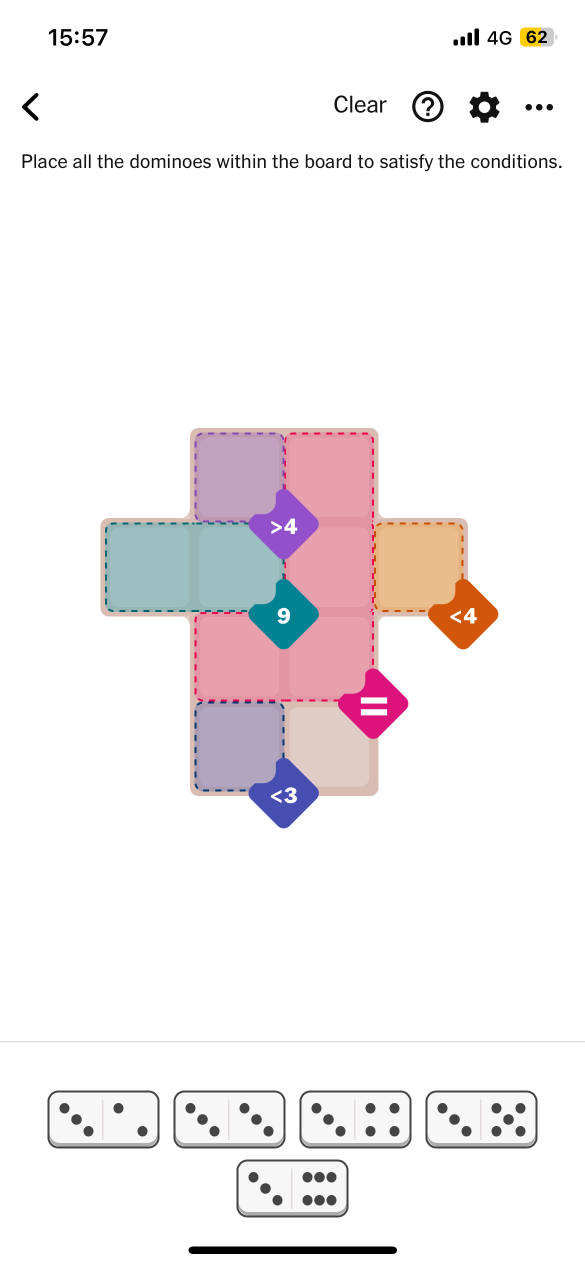
#> input picture data/samples/IMG_0653 2.PNG, 1170 x 2532 px (shown at 1/2 size)
$ python -i cell_grid.py   (imports and definitions only)
#> lines starting #> are read from the running program, lines starting #| are printed output that depends on the picture; after the words box and inside, x2 and y2 are one past the last pixel; in counts of white or black regions, pixels touching at a corner belong together
# Vision/cell_grid.py
from __future__ import annotations
import cv2
import numpy as np
from dataclasses import dataclass, asdict
from typing import List, Tuple, Optional, Dict

# --------------------------- Models ---------------------------

@dataclass
class Cell:
    id: int
    row: int
    col: int
    bbox: Tuple[int, int, int, int]   # x, y, w, h
    center: Tuple[int, int]
    section: Optional[int] = None

@dataclass
class GridResult:
    pitch: float
    offset: Tuple[int, int]           # (dx, dy)
    cells: List[Cell]
    debug: Dict[str, float]

@dataclass
class CellDetectConfig:
    # ADAPTIVE PITCH DETECTION - relative to image size
    pitch_min_ratio: float = 0.10
    pitch_max_ratio: float = 0.45

    # Absolute bounds as safety rails
    absolute_pitch_min: int = 50
    absolute_pitch_max: int = 500

    # Practical bounds for typical Pips boards
    practical_pitch_min: int = 105
    practical_pitch_max: int = 200

    # Core mask erosion (px; removes border bleed)
    core_erode_px: int = 2

    # Inner validation window
    core_frac: float = 0.60

    # Acceptance thresholds
    core_palette_thresh: float = 0.30
    overlap_thresh: float = 0.65
    void_max: float = 0.10

    # Phase search (fine)
    fine_phase_steps: Tuple[int, ...] = (4, 2, 1)

    # Placeable mask extras
    hsv_s_min: int = 22
    hsv_v_min: int = 115
    use_hsv_fallback_in_placeable: bool = True

    # Palette ΔE thresholds
    delta_e_core: float = 20.0
    delta_e_placeable: float = 22.0

# --------------------------- Palette helpers ---------------------------

def _hex_to_rgb(hex_str: str) -> Tuple[int, int, int]:
    h = hex_str.strip().lstrip('#')
    return tuple(int(h[i:i+2], 16) for i in (0, 2, 4))

# [7 lines left out: function _palette_to_lab, not called in this run]

def _rgb_to_lab_img(img_rgb: np.ndarray) -> np.ndarray:
    bgr = cv2.cvtColor(img_rgb, cv2.COLOR_RGB2BGR)
    return cv2.cvtColor(bgr, cv2.COLOR_BGR2LAB).astype(np.float32)

# [46 lines left out: functions _delta_e_min, _core_mask, _placeable_mask, not called in this run]

def _void_mask_white(img_rgb: np.ndarray) -> np.ndarray:
    bgr = cv2.cvtColor(img_rgb, cv2.COLOR_RGB2BGR)
#> bgr is the input picture: shape (2532, 1170, 3); mean B, G, R 240.5, 239.1, 243.6
    lab = cv2.cvtColor(bgr, cv2.COLOR_BGR2LAB)
#> lab: shape (2532, 1170, 3); mean of channels 0, 1, 2 241.7, 130, 128.1
    L, A, B = cv2.split(lab)
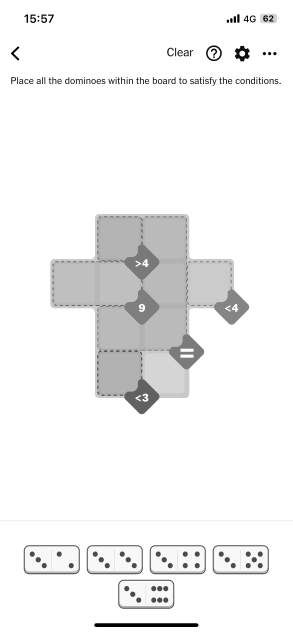
#> L: shape (2532, 1170) (shown at 1/4 size); min 0, max 255, mean 241.7
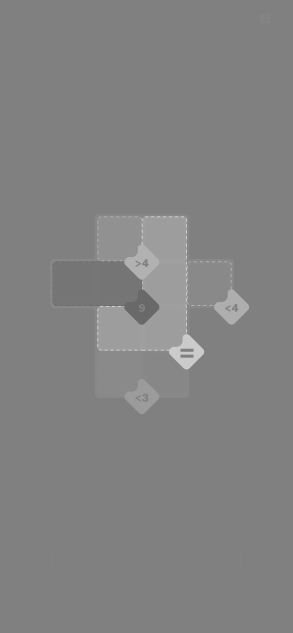
#> A: shape (2532, 1170) (shown at 1/4 size); min 103, max 205, mean 130
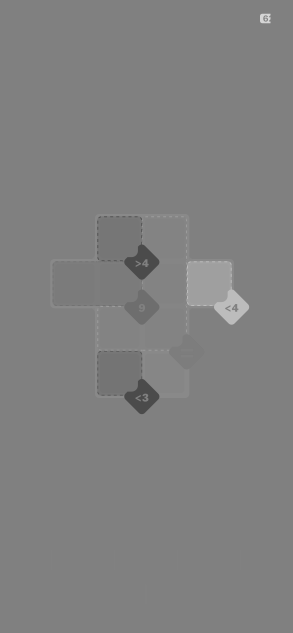
#> B: shape (2532, 1170) (shown at 1/4 size); min 74, max 213, mean 128.1
    white = (L >= 215) & (np.abs(A.astype(np.int16) - 128) <= 10) & (np.abs(B.astype(np.int16) - 128) <= 12)
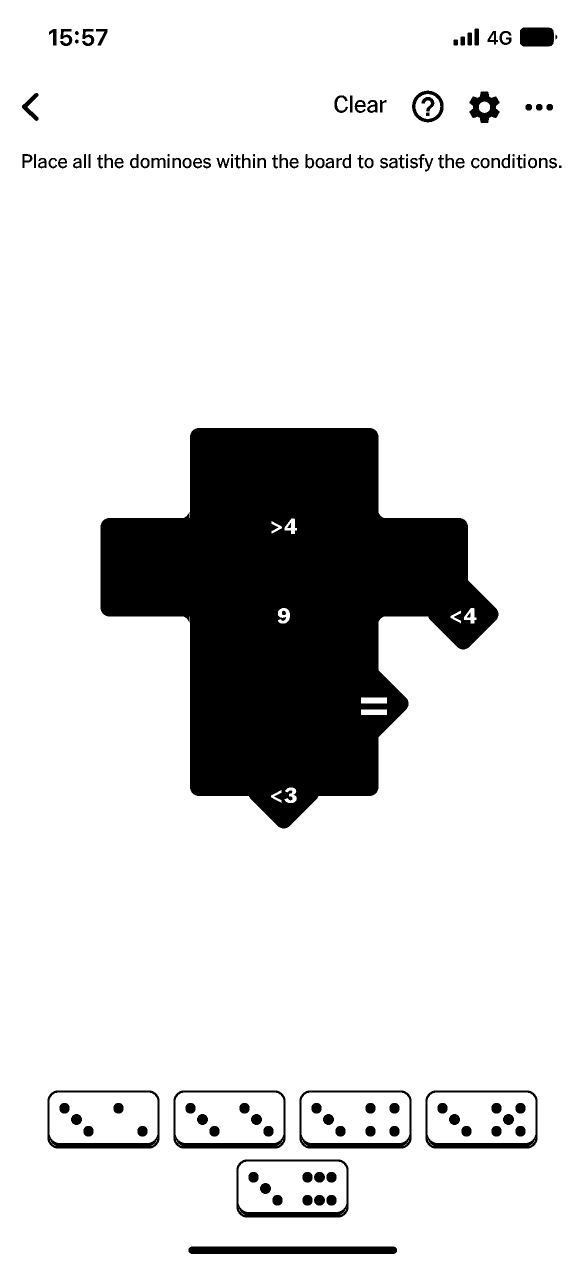
#> white: shape (2532, 1170) bool (shown at 1/2 size); 85.8% white; 134 black regions (6 under 20 px), largest, box (x1, y1, x2, y2) and area: (201, 856, 997, 1657) 361403, (377, 2493, 794, 2508) 6211, (95, 2181, 319, 2297) 4092
    return white.astype(np.uint8)

# --------------------------- Adaptive pitch bounds ---------------------------

# [358 lines left out: functions _compute_adaptive_pitch_bounds, _border_edge_map, _autocorr_first_peak, _autocorr_multiple_scales, _candidate_pitches_from_borders, _valid_cells_for_pitch and 3 more, not called in this run]

>>> import cv2
>>> picture = cv2.cvtColor(cv2.imread('../data/samples/IMG_0653 2.PNG'), cv2.COLOR_BGR2RGB)
>>> result = _void_mask_white(picture)

$ run again, on data/samples/IMG_0654.PNG
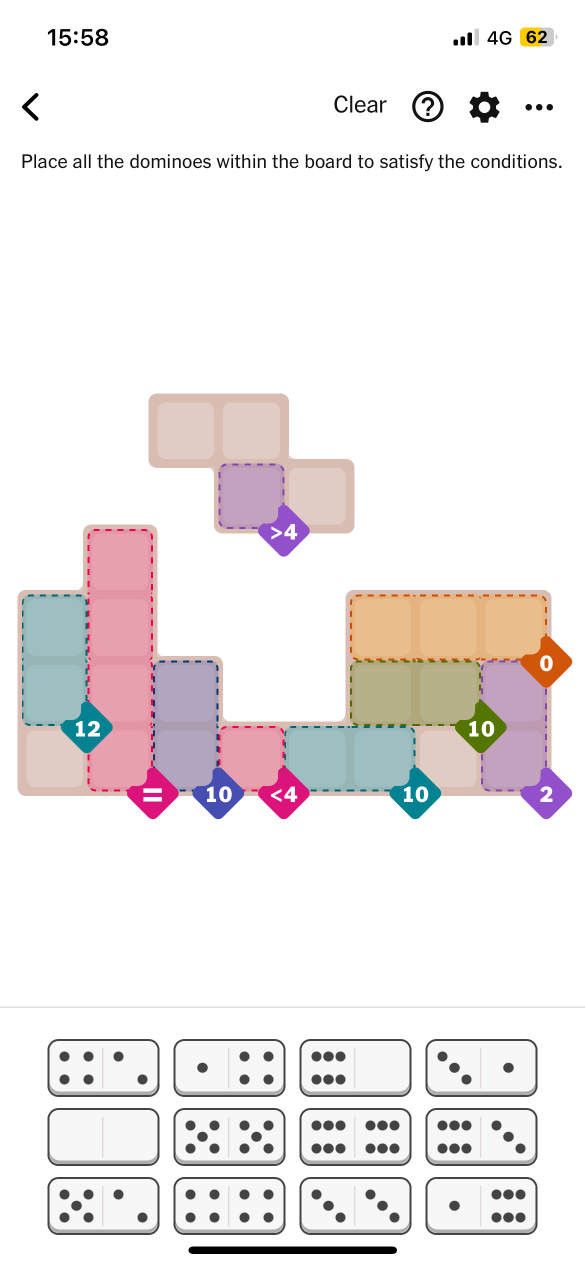
#> input picture data/samples/IMG_0654.PNG, 1170 x 2532 px (shown at 1/2 size)
#> in _void_mask_white, bgr is the input picture: shape (2532, 1170, 3); mean B, G, R 234.5, 234.3, 238.8
#> lab: shape (2532, 1170, 3); mean of channels 0, 1, 2 237.2, 129.8, 128.7
#> in _void_mask_white, `L, A, B = cv2.split(lab)`:
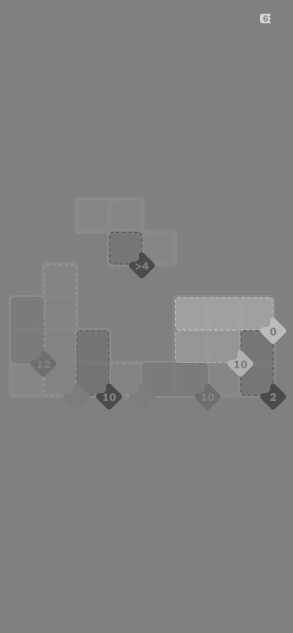
#> B: shape (2532, 1170) (shown at 1/4 size); min 75, max 213, mean 128.7
#> in _void_mask_white, `white = (L >= 215) & (np.abs(A.astype(np.int16) - 128) <= 10) & (np.ab..`:
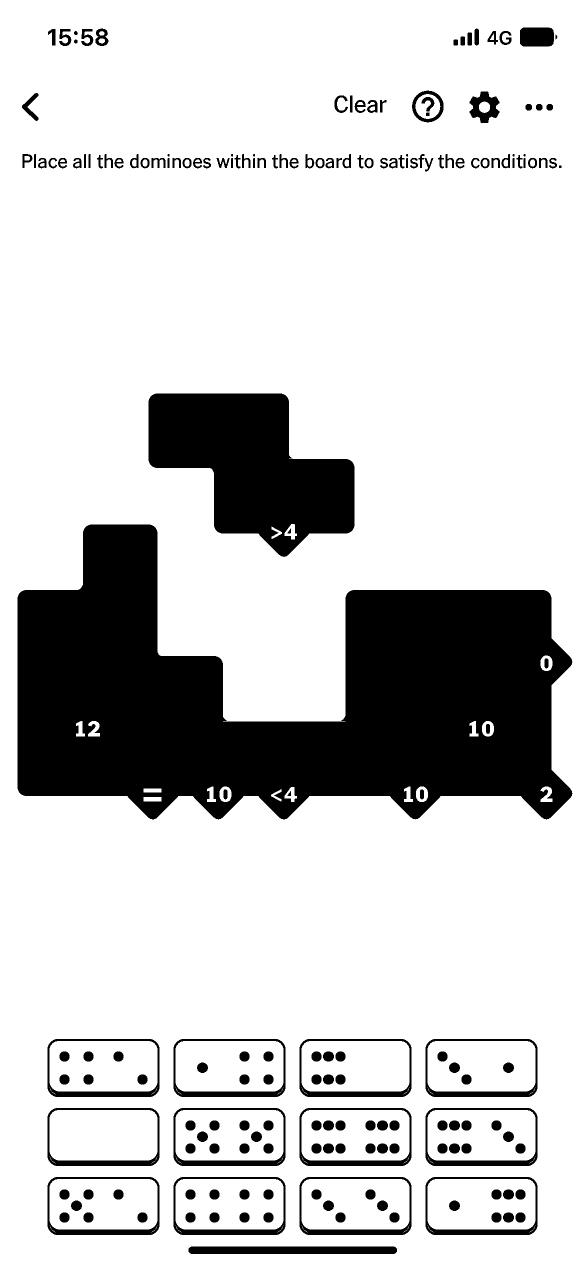
#> white: shape (2532, 1170) bool (shown at 1/2 size); 80.6% white; 190 black regions (6 under 20 px), largest, box (x1, y1, x2, y2) and area: (35, 1049, 1145, 1639) 388319, (297, 787, 709, 1114) 82685, (377, 2493, 794, 2508) 6211

$ run again, on data/samples/IMG_0655.PNG
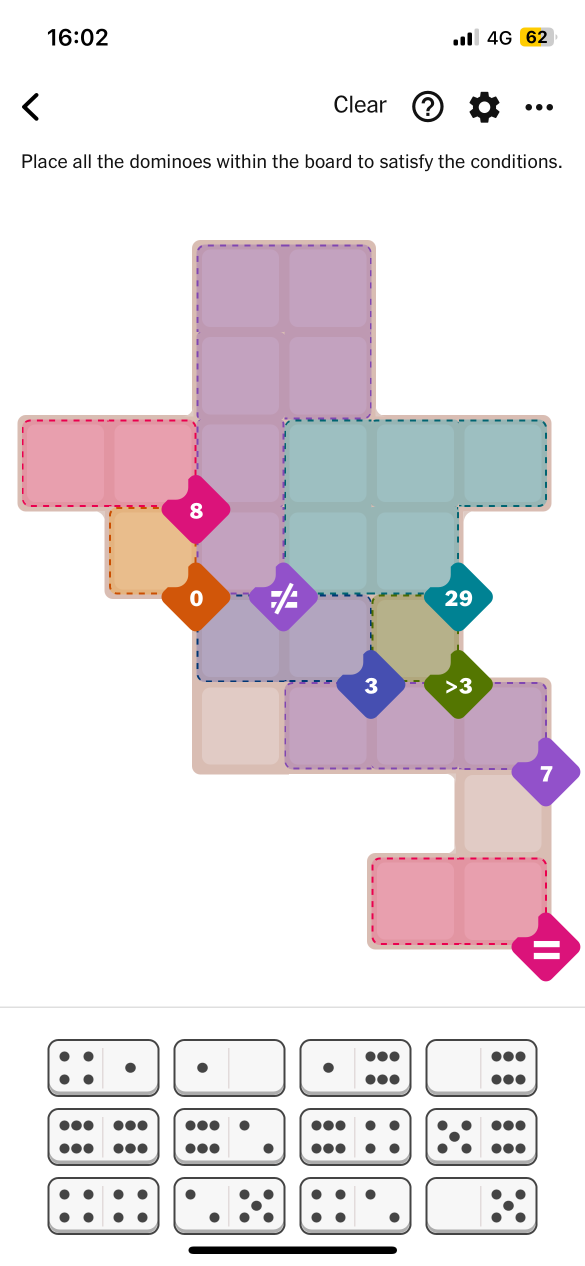
#> input picture data/samples/IMG_0655.PNG, 1170 x 2532 px (shown at 1/2 size)
#> in _void_mask_white, bgr is the input picture: shape (2532, 1170, 3); mean B, G, R 226.7, 223, 230.4
#> lab: shape (2532, 1170, 3); mean of channels 0, 1, 2 227.9, 131.6, 127.4
#> in _void_mask_white, `L, A, B = cv2.split(lab)`:
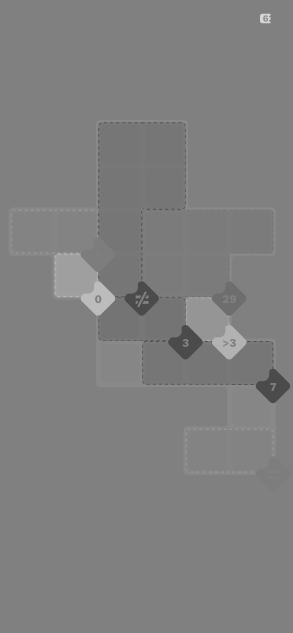
#> B: shape (2532, 1170) (shown at 1/4 size); min 75, max 213, mean 127.4
#> in _void_mask_white, `white = (L >= 215) & (np.abs(A.astype(np.int16) - 128) <= 10) & (np.ab..`:
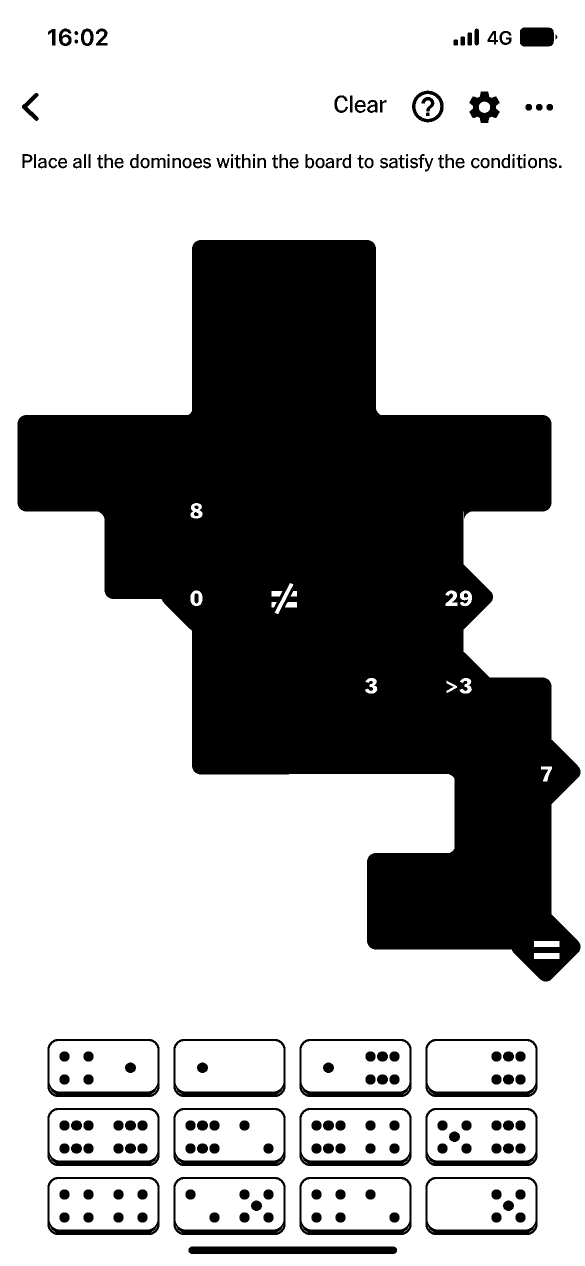
#> white: shape (2532, 1170) bool (shown at 1/2 size); 69.4% white; 193 black regions (6 under 20 px), largest, box (x1, y1, x2, y2) and area: (35, 480, 1161, 1963) 799447, (377, 2493, 794, 2508) 6211, (95, 2078, 319, 2194) 4092
